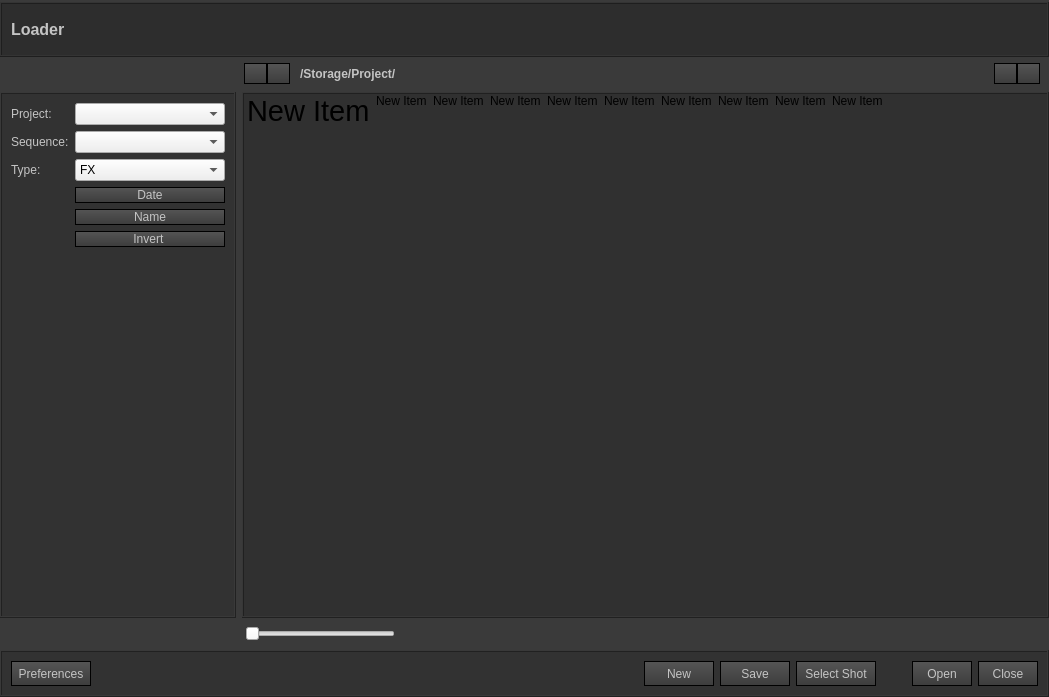
<?xml version="1.0" encoding="UTF-8"?>
<ui version="4.0">
 <class>FileManager</class>
 <widget class="QDialog" name="FileManager">
  <property name="enabled">
   <bool>true</bool>
  </property>
  <property name="geometry">
   <rect>
    <x>0</x>
    <y>0</y>
    <width>1049</width>
    <height>697</height>
   </rect>
  </property>
  <property name="windowTitle">
   <string>File Manager</string>
  </property>
  <property name="styleSheet">
   <string notr="true">QDialog{
background:rgb(58,58,58);
}

QLabel{
color:rgb(196,196,196);
}

QListWidget{
background:rgb(48,48,48);
}

QPushButton{
background:qlineargradient(spread:pad, x1:1, y1:1, x2:1, y2:0, stop:0 rgba(60,60, 60, 255), stop:1 rgba(85, 85, 85, 255));
border:1px solid black;
color:rgb(196,196,196);
}

QPushButton:hover{
background:qlineargradient(spread:pad, x1:1, y1:1, x2:1, y2:0, stop:0 rgba(68,68, 68, 255), stop:1 rgba(93, 93, 93, 255));
border:1px solid black;
color:rgb(196,196,196);
}

QPushButton:pressed{
background:rgb(185,134,32);
border:1px solid black;
color:rgb(196,196,196);
}



</string>
  </property>
  <layout class="QVBoxLayout" name="verticalLayout_2">
   <property name="margin">
    <number>0</number>
   </property>
   <item>
    <widget class="QFrame" name="frame_top">
     <property name="minimumSize">
      <size>
       <width>0</width>
       <height>55</height>
      </size>
     </property>
     <property name="maximumSize">
      <size>
       <width>16777215</width>
       <height>50</height>
      </size>
     </property>
     <property name="styleSheet">
      <string notr="true">QFrame{
background:rgb(45, 45, 45);
}</string>
     </property>
     <property name="frameShape">
      <enum>QFrame::Box</enum>
     </property>
     <property name="frameShadow">
      <enum>QFrame::Raised</enum>
     </property>
     <property name="lineWidth">
      <number>1</number>
     </property>
     <layout class="QHBoxLayout" name="horizontalLayout_4">
      <property name="spacing">
       <number>6</number>
      </property>
      <property name="leftMargin">
       <number>9</number>
      </property>
      <item>
       <widget class="QLabel" name="lb_top">
        <property name="font">
         <font>
          <family>Microsoft YaHei UI</family>
          <pointsize>12</pointsize>
          <weight>75</weight>
          <bold>true</bold>
         </font>
        </property>
        <property name="text">
         <string>Loader</string>
        </property>
       </widget>
      </item>
     </layout>
    </widget>
   </item>
   <item>
    <layout class="QVBoxLayout" name="verticalLayout">
     <item>
      <layout class="QHBoxLayout" name="horizontalLayout">
       <property name="spacing">
        <number>0</number>
       </property>
       <property name="leftMargin">
        <number>9</number>
       </property>
       <property name="topMargin">
        <number>0</number>
       </property>
       <property name="rightMargin">
        <number>9</number>
       </property>
       <property name="bottomMargin">
        <number>0</number>
       </property>
       <item>
        <spacer name="horizontalSpacer_4">
         <property name="orientation">
          <enum>Qt::Horizontal</enum>
         </property>
         <property name="sizeType">
          <enum>QSizePolicy::Minimum</enum>
         </property>
         <property name="sizeHint" stdset="0">
          <size>
           <width>235</width>
           <height>0</height>
          </size>
         </property>
        </spacer>
       </item>
       <item>
        <widget class="QPushButton" name="pb_back">
         <property name="maximumSize">
          <size>
           <width>23</width>
           <height>21</height>
          </size>
         </property>
         <property name="text">
          <string/>
         </property>
        </widget>
       </item>
       <item>
        <widget class="QPushButton" name="pb_next">
         <property name="maximumSize">
          <size>
           <width>23</width>
           <height>21</height>
          </size>
         </property>
         <property name="text">
          <string/>
         </property>
        </widget>
       </item>
       <item>
        <spacer name="horizontalSpacer_6">
         <property name="orientation">
          <enum>Qt::Horizontal</enum>
         </property>
         <property name="sizeType">
          <enum>QSizePolicy::Minimum</enum>
         </property>
         <property name="sizeHint" stdset="0">
          <size>
           <width>10</width>
           <height>20</height>
          </size>
         </property>
        </spacer>
       </item>
       <item>
        <widget class="QLabel" name="lb_path">
         <property name="minimumSize">
          <size>
           <width>0</width>
           <height>25</height>
          </size>
         </property>
         <property name="maximumSize">
          <size>
           <width>16777215</width>
           <height>25</height>
          </size>
         </property>
         <property name="font">
          <font>
           <weight>75</weight>
           <bold>true</bold>
          </font>
         </property>
         <property name="text">
          <string>/Storage/Project/</string>
         </property>
        </widget>
       </item>
       <item>
        <widget class="QPushButton" name="pb_viewGrid">
         <property name="maximumSize">
          <size>
           <width>23</width>
           <height>21</height>
          </size>
         </property>
         <property name="text">
          <string/>
         </property>
        </widget>
       </item>
       <item>
        <widget class="QPushButton" name="pb_viewLine">
         <property name="maximumSize">
          <size>
           <width>23</width>
           <height>21</height>
          </size>
         </property>
         <property name="text">
          <string/>
         </property>
        </widget>
       </item>
      </layout>
     </item>
     <item>
      <layout class="QHBoxLayout" name="horizontalLayout_3">
       <item>
        <widget class="QFrame" name="frame_left">
         <property name="styleSheet">
          <string notr="true">QFrame{
background:rgb(50, 50, 50);
}</string>
         </property>
         <property name="frameShape">
          <enum>QFrame::Box</enum>
         </property>
         <property name="frameShadow">
          <enum>QFrame::Raised</enum>
         </property>
         <layout class="QGridLayout" name="gridLayout">
          <item row="1" column="0">
           <widget class="QLabel" name="label_sequence">
            <property name="font">
             <font>
              <pointsize>9</pointsize>
             </font>
            </property>
            <property name="text">
             <string>Sequence:</string>
            </property>
           </widget>
          </item>
          <item row="0" column="0">
           <widget class="QLabel" name="label_project">
            <property name="font">
             <font>
              <pointsize>9</pointsize>
             </font>
            </property>
            <property name="text">
             <string>Project:</string>
            </property>
           </widget>
          </item>
          <item row="0" column="1">
           <widget class="QComboBox" name="cbox_project">
            <property name="minimumSize">
             <size>
              <width>150</width>
              <height>0</height>
             </size>
            </property>
           </widget>
          </item>
          <item row="1" column="1">
           <widget class="QComboBox" name="cbox_sequence">
            <property name="enabled">
             <bool>true</bool>
            </property>
            <property name="minimumSize">
             <size>
              <width>100</width>
              <height>0</height>
             </size>
            </property>
           </widget>
          </item>
          <item row="2" column="0">
           <widget class="QLabel" name="label_type">
            <property name="font">
             <font>
              <pointsize>9</pointsize>
             </font>
            </property>
            <property name="text">
             <string>Type:</string>
            </property>
           </widget>
          </item>
          <item row="2" column="1">
           <widget class="QComboBox" name="cbox_type">
            <property name="minimumSize">
             <size>
              <width>100</width>
              <height>0</height>
             </size>
            </property>
            <item>
             <property name="text">
              <string>FX</string>
             </property>
            </item>
            <item>
             <property name="text">
              <string>LIGHTING</string>
             </property>
            </item>
            <item>
             <property name="text">
              <string>ANIMATION</string>
             </property>
            </item>
            <item>
             <property name="text">
              <string>MODELING</string>
             </property>
            </item>
           </widget>
          </item>
          <item row="6" column="1">
           <spacer name="verticalSpacer">
            <property name="orientation">
             <enum>Qt::Vertical</enum>
            </property>
            <property name="sizeHint" stdset="0">
             <size>
              <width>20</width>
              <height>40</height>
             </size>
            </property>
           </spacer>
          </item>
          <item row="4" column="1">
           <widget class="QPushButton" name="pb_byname">
            <property name="text">
             <string>Name</string>
            </property>
           </widget>
          </item>
          <item row="3" column="1">
           <widget class="QPushButton" name="pb_bydate">
            <property name="text">
             <string>Date</string>
            </property>
           </widget>
          </item>
          <item row="5" column="1">
           <widget class="QPushButton" name="pb_reverse">
            <property name="text">
             <string>Invert </string>
            </property>
           </widget>
          </item>
         </layout>
        </widget>
       </item>
       <item>
        <widget class="QListWidget" name="listWidget_files">
         <property name="frameShape">
          <enum>QFrame::Box</enum>
         </property>
         <property name="frameShadow">
          <enum>QFrame::Raised</enum>
         </property>
         <property name="verticalScrollMode">
          <enum>QAbstractItemView::ScrollPerPixel</enum>
         </property>
         <property name="horizontalScrollMode">
          <enum>QAbstractItemView::ScrollPerPixel</enum>
         </property>
         <property name="movement">
          <enum>QListView::Static</enum>
         </property>
         <property name="flow">
          <enum>QListView::LeftToRight</enum>
         </property>
         <property name="isWrapping" stdset="0">
          <bool>true</bool>
         </property>
         <property name="resizeMode">
          <enum>QListView::Adjust</enum>
         </property>
         <property name="layoutMode">
          <enum>QListView::Batched</enum>
         </property>
         <property name="spacing">
          <number>23</number>
         </property>
         <property name="viewMode">
          <enum>QListView::ListMode</enum>
         </property>
         <property name="modelColumn">
          <number>0</number>
         </property>
         <property name="uniformItemSizes">
          <bool>false</bool>
         </property>
         <property name="wordWrap">
          <bool>false</bool>
         </property>
         <item>
          <property name="text">
           <string>New Item</string>
          </property>
          <property name="font">
           <font>
            <pointsize>22</pointsize>
           </font>
          </property>
         </item>
         <item>
          <property name="text">
           <string>New Item</string>
          </property>
         </item>
         <item>
          <property name="text">
           <string>New Item</string>
          </property>
         </item>
         <item>
          <property name="text">
           <string>New Item</string>
          </property>
         </item>
         <item>
          <property name="text">
           <string>New Item</string>
          </property>
         </item>
         <item>
          <property name="text">
           <string>New Item</string>
          </property>
         </item>
         <item>
          <property name="text">
           <string>New Item</string>
          </property>
         </item>
         <item>
          <property name="text">
           <string>New Item</string>
          </property>
         </item>
         <item>
          <property name="text">
           <string>New Item</string>
          </property>
         </item>
         <item>
          <property name="text">
           <string>New Item</string>
          </property>
         </item>
        </widget>
       </item>
      </layout>
     </item>
     <item>
      <layout class="QHBoxLayout" name="horizontalLayout_2">
       <item>
        <spacer name="horizontalSpacer_3">
         <property name="orientation">
          <enum>Qt::Horizontal</enum>
         </property>
         <property name="sizeType">
          <enum>QSizePolicy::Minimum</enum>
         </property>
         <property name="sizeHint" stdset="0">
          <size>
           <width>245</width>
           <height>20</height>
          </size>
         </property>
        </spacer>
       </item>
       <item>
        <widget class="QSlider" name="h_slider_zoomView">
         <property name="minimumSize">
          <size>
           <width>150</width>
           <height>0</height>
          </size>
         </property>
         <property name="maximumSize">
          <size>
           <width>150</width>
           <height>16777215</height>
          </size>
         </property>
         <property name="orientation">
          <enum>Qt::Horizontal</enum>
         </property>
        </widget>
       </item>
       <item>
        <spacer name="horizontalSpacer_2">
         <property name="orientation">
          <enum>Qt::Horizontal</enum>
         </property>
         <property name="sizeHint" stdset="0">
          <size>
           <width>408</width>
           <height>10</height>
          </size>
         </property>
        </spacer>
       </item>
      </layout>
     </item>
    </layout>
   </item>
   <item>
    <widget class="QFrame" name="frame_bottom">
     <property name="styleSheet">
      <string notr="true">QFrame{
background:rgb(50, 50, 50);
}</string>
     </property>
     <property name="frameShape">
      <enum>QFrame::Box</enum>
     </property>
     <property name="frameShadow">
      <enum>QFrame::Raised</enum>
     </property>
     <layout class="QHBoxLayout" name="horizontalLayout_5">
      <item>
       <widget class="QPushButton" name="pb_pref">
        <property name="minimumSize">
         <size>
          <width>80</width>
          <height>25</height>
         </size>
        </property>
        <property name="text">
         <string>Preferences</string>
        </property>
       </widget>
      </item>
      <item>
       <spacer name="horizontalSpacer">
        <property name="orientation">
         <enum>Qt::Horizontal</enum>
        </property>
        <property name="sizeHint" stdset="0">
         <size>
          <width>460</width>
          <height>20</height>
         </size>
        </property>
       </spacer>
      </item>
      <item>
       <widget class="QPushButton" name="pb_new">
        <property name="minimumSize">
         <size>
          <width>70</width>
          <height>25</height>
         </size>
        </property>
        <property name="text">
         <string>New</string>
        </property>
       </widget>
      </item>
      <item>
       <widget class="QPushButton" name="pb_save">
        <property name="minimumSize">
         <size>
          <width>70</width>
          <height>25</height>
         </size>
        </property>
        <property name="text">
         <string>Save</string>
        </property>
       </widget>
      </item>
      <item>
       <widget class="QPushButton" name="pb_select_shot">
        <property name="minimumSize">
         <size>
          <width>80</width>
          <height>25</height>
         </size>
        </property>
        <property name="text">
         <string>Select Shot</string>
        </property>
       </widget>
      </item>
      <item>
       <spacer name="horizontalSpacer_5">
        <property name="orientation">
         <enum>Qt::Horizontal</enum>
        </property>
        <property name="sizeType">
         <enum>QSizePolicy::Minimum</enum>
        </property>
        <property name="sizeHint" stdset="0">
         <size>
          <width>30</width>
          <height>20</height>
         </size>
        </property>
       </spacer>
      </item>
      <item>
       <widget class="QPushButton" name="pb_open">
        <property name="minimumSize">
         <size>
          <width>60</width>
          <height>25</height>
         </size>
        </property>
        <property name="text">
         <string>Open</string>
        </property>
       </widget>
      </item>
      <item>
       <widget class="QPushButton" name="pb_close">
        <property name="minimumSize">
         <size>
          <width>60</width>
          <height>25</height>
         </size>
        </property>
        <property name="text">
         <string>Close</string>
        </property>
       </widget>
      </item>
     </layout>
    </widget>
   </item>
  </layout>
 </widget>
 <resources>
  <include location="icons/icons_v002.qrc"/>
 </resources>
 <connections/>
</ui>
